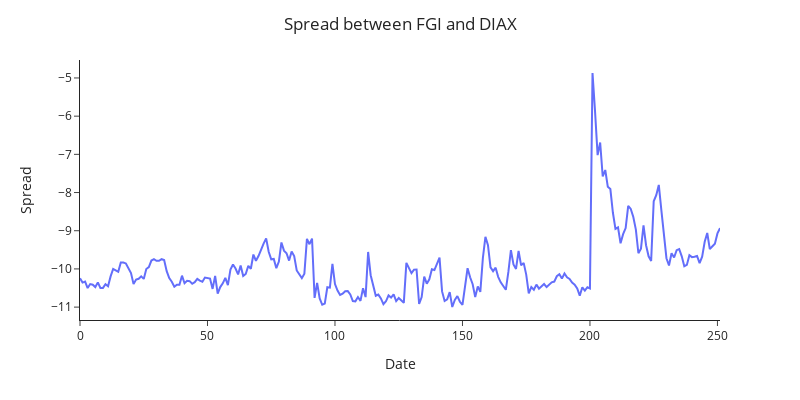

Notebook code for this chart:
### Code cell
fig = px.line(spread_df)
fig.update_layout(title={'text':'Spread between FGI and DIAX', 'x':0.5}, xaxis_title="Date", yaxis_title="Spread", width=800, height=400, template="simple_white", showlegend=False)
fig.show()

### Figure 1 — Plotly figure (JSON) as saved in the notebook; plotly's stock layout.template omitted (floating-point values rounded to 4 significant figures; data arrays with more than 128 entries replaced by an {"elided": "..."} marker saying what was removed)
{"data": [{"hovertemplate": "variable=0<br>index=%{x}<br>value=%{y}<extra></extra>", "legendgroup": "0", "line": {"color": "#636efa", "dash": "solid"}, "marker": {"symbol": "circle"}, "mode": "lines", "name": "0", "orientation": "v", "showlegend": true, "type": "scatter", "x": {"elided": "252 int values"}, "xaxis": "x", "y": {"elided": "252 float values"}, "yaxis": "y"}], "layout": {"height": 400, "legend": {"title": {"text": "variable"}, "tracegroupgap": 0}, "margin": {"t": 60}, "showlegend": false, "title": {"text": "Spread between FGI and DIAX", "x": 0.5}, "width": 800, "xaxis": {"anchor": "y", "domain": [0, 1], "title": {"text": "Date"}}, "yaxis": {"anchor": "x", "domain": [0, 1], "title": {"text": "Spread"}}}}
